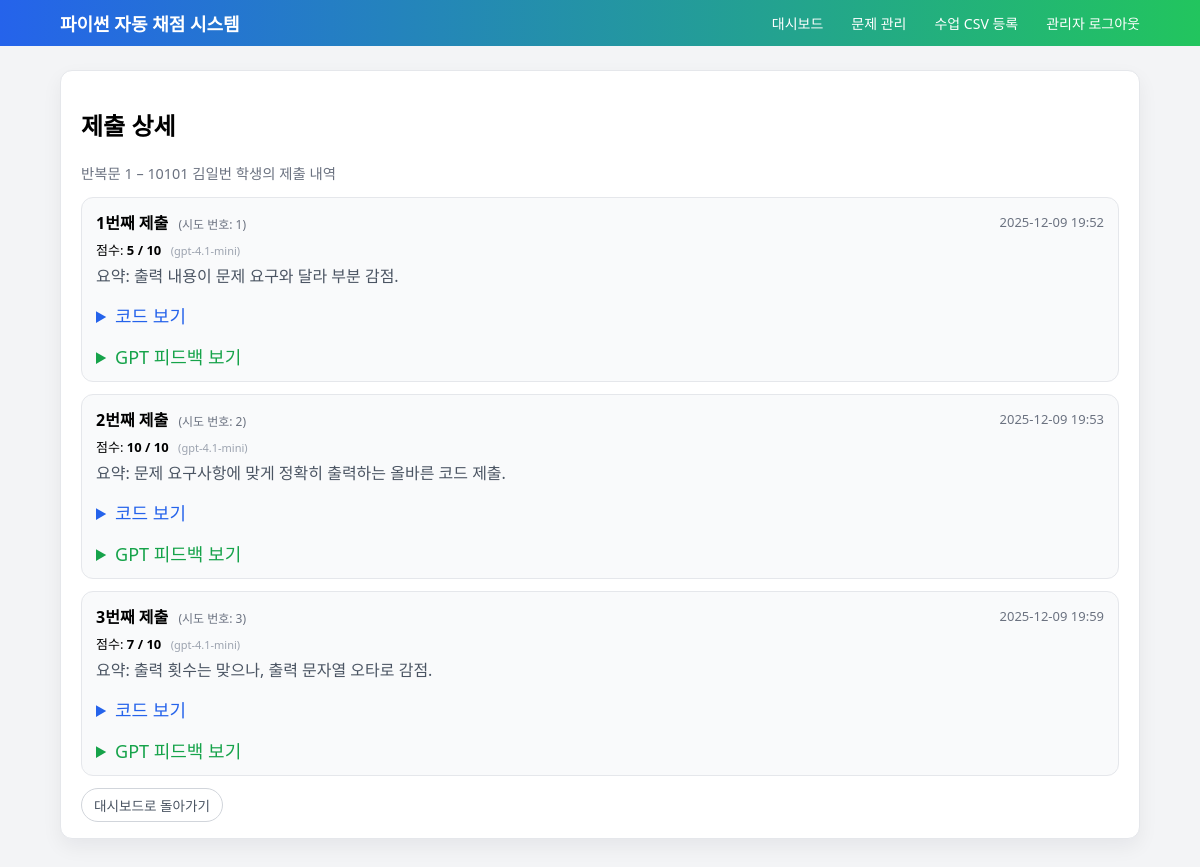
/admin/submissions?student_id=1&problem_id=2 (signed in), run on the app's committed database.
### models.py (models this page shows, shortened)
class Problem(db.Model):
    id = db.Column(db.Integer, primary_key=True)
    title = db.Column(db.String(200), nullable=False)
    description = db.Column(db.Text, nullable=False)
    sample_input = db.Column(db.Text, nullable=True)
    sample_output = db.Column(db.Text, nullable=True)
    answer_code = db.Column(db.Text, nullable=False)
    rubric = db.Column(db.Text, nullable=False)
    is_open = db.Column(db.Boolean, default=False)
    max_score = db.Column(db.Integer, default=10)
    created_at = db.Column(db.DateTime, default=datetime.utcnow)
    updated_at = db.Column(
        db.DateTime, default=datetime.utcnow, onupdate=datetime.utcnow
    )
    submissions = db.relationship("Submission", backref="problem", lazy=True)

class Student(db.Model):
    id = db.Column(db.Integer, primary_key=True)
    grade = db.Column(db.Integer, nullable=False)
    class_no = db.Column(db.Integer, nullable=False)
    student_no = db.Column(db.Integer, nullable=False)
    name = db.Column(db.String(50), nullable=False)
    created_at = db.Column(db.DateTime, default=datetime.utcnow)
    submissions = db.relationship("Submission", backref="student", lazy=True)
    enrollments = db.relationship("Enrollment", backref="student", lazy=True)
    @property
    def student_code(self) -> str:
        return f"{self.grade}{self.class_no:02d}{self.student_no:02d}"

class Submission(db.Model):
    id = db.Column(db.Integer, primary_key=True)
    student_id = db.Column(
        db.Integer, db.ForeignKey("student.id"), nullable=False
    )
    problem_id = db.Column(
        db.Integer, db.ForeignKey("problem.id"), nullable=False
    )
    code = db.Column(db.Text, nullable=False)
    score = db.Column(db.Integer, nullable=True)
    max_score = db.Column(db.Integer, nullable=True)
    feedback = db.Column(db.Text, nullable=True)
    summary = db.Column(db.Text, nullable=True)
    attempt_no = db.Column(db.Integer, nullable=True)        # 몇 번째 시도인지
    gpt_model = db.Column(db.String(100), nullable=True)
    created_at = db.Column(db.DateTime, default=datetime.utcnow)

### app.py (the view)
    @app.route("/admin/submissions")
    @admin_login_required
    def admin_submissions():
        student_id = request.args.get("student_id", type=int)
        problem_id = request.args.get("problem_id", type=int)
        if not student_id or not problem_id:
            flash("student_id와 problem_id가 필요합니다.")
            return redirect(url_for("admin_dashboard"))
        student = Student.query.get_or_404(student_id)
        problem = Problem.query.get_or_404(problem_id)
        subs = (
            Submission.query
            .filter_by(student_id=student.id, problem_id=problem.id)
            .order_by(Submission.attempt_no.asc())
            .all()
        )
        return render_template(
            "admin/submissions.html",
            student=student,
            problem=problem,
            submissions=subs,
        )

### app.py (called while the page is built)
def admin_login_required(f):
    @wraps(f)
    def wrapper(*args, **kwargs):
        if "admin_id" not in session:
            flash("관리자 로그인이 필요합니다.")
            return redirect(url_for("admin_login"))
        return f(*args, **kwargs)
    return wrapper

### templates/admin/submissions.html (shortened to what this page needs)
{% extends "base.html" %}
{% block content %}
<div class="card">
  <h2>제출 상세</h2>
  <p class="text-muted">
    {{ problem.title }} – {{ student.student_code }} {{ student.name }} 학생의 제출 내역
  </p>
  {% if submissions|length == 0 %}
    <p>아직 제출 내역이 없습니다.</p>
  {% else %}
    {% for sub in submissions %}
      <div style="border:1px solid #e5e7eb; border-radius:12px; padding:12px 14px; margin-bottom:12px; background:#f9fafb;">
        <div style="display:flex; justify-content:space-between; align-items:center; margin-bottom:6px;">
          <div>
            <strong>{{ loop.index }}번째 제출</strong>
            <span style="font-size:12px; color:#6b7280; margin-left:6px;">
              (시도 번호: {{ sub.attempt_no or '-' }})
            </span>
          </div>
          <div style="font-size:13px; color:#6b7280;">
            {{ sub.created_at|kst }}
          </div>
        </div>
        <div style="font-size:13px; margin-bottom:4px;">
          점수:
          {% if sub.score is not none %}
            <strong>{{ sub.score }} / {{ sub.max_score }}</strong>
          {% else %}
            -
          {% endif %}
          {% if sub.gpt_model %}
            <span style="font-size:11px; color:#9ca3af; margin-left:6px;">
              ({{ sub.gpt_model }})
            </span>
          {% endif %}
        </div>
        {% if sub.summary %}
          <div style="font-size:16px; margin-bottom:6px; color:#4b5563;">
            요약: {{ sub.summary }}
          </div>
        {% endif %}
        <details style="margin-top:15px;">
          <summary style="cursor:pointer; font-size:18px; color:#2563eb;">
            코드 보기
          </summary>
        </details>
        <details style="margin-top:15px;">
          <summary style="cursor:pointer; font-size:18px; color:#16a34a;">
            GPT 피드백 보기
          </summary>
        </details>
      </div>
    {% endfor %}
  {% endif %}
  <a href="{{ url_for('admin_dashboard') }}" class="btn btn-secondary">
    대시보드로 돌아가기
  </a>
</div>
{% endblock %}

### static/css/main.css (style rules this page uses)
body { font-family: system-ui, -apple-system, BlinkMacSystemFont, sans-serif; margin: 0; background: #f3f4f6; }
.card { background: #fff; border-radius: 12px; padding: 16px 20px; box-shadow: 0 10px 30px rgba(15, 23, 42, 0.08); margin-bottom: 16px; }
.btn { display: inline-block; padding: 8px 14px; border-radius: 999px; border: none; background: #2563eb; color: #fff; text-decoration: none; font-size: 0.9rem; cursor: pointer; }
.btn-secondary { background: #6b7280; }
.text-muted { color: #6b7280; font-size: 0.9rem; }
body { margin: 0; font-family: system-ui, -apple-system, BlinkMacSystemFont, "Segoe UI", sans-serif; background: #f3f4f6; }
.card { background: white; border-radius: 16px; padding: 20px 24px; box-shadow: 0 15px 35px rgba(15, 23, 42, 0.08); }
.btn { display: inline-block; border-radius: 999px; border: none; background: #2563eb; color: white; padding: 8px 16px; font-size: 14px; cursor: pointer; text-decoration: none; }
.btn-secondary { background: #4b5563; }
.card { background: #ffffff; border-radius: 12px; padding: 16px 20px; box-shadow: 0 8px 20px rgba(15, 23, 42, 0.06); border: 1px solid #e5e7eb; }
.btn-secondary { display: inline-flex; align-items: center; gap: 4px; padding: 6px 12px; border-radius: 999px; border: 1px solid #d1d5db; background: #ffffff; color: #4b5563; font-size: 0.85rem; text-decoration: none; box-shadow: none; cursor: pointer; transition: background-color 0.15s ease, border-color 0.15s ease, color 0.15s ease, transform 0.05s ease; }

### data on the page
Problem: title "반복문 1"
Student: student_code "10101", name "김일번"
Submission: attempt_no "1", created_at|kst "2025-12-09 19:52", score "5", max_score "10", gpt_model "gpt-4.1-mini", summary "출력 내용이 문제 요구와 달라 부분 감점."
Submission: attempt_no "2", created_at|kst "2025-12-09 19:53", score "10", max_score "10", gpt_model "gpt-4.1-mini", summary "문제 요구사항에 맞게 정확히 출력하는 올바른 코드 제출."
Submission: attempt_no "3", created_at|kst "2025-12-09 19:59", score "7", max_score "10", gpt_model "gpt-4.1-mini", summary "출력 횟수는 맞으나, 출력 문자열 오타로 감점."
